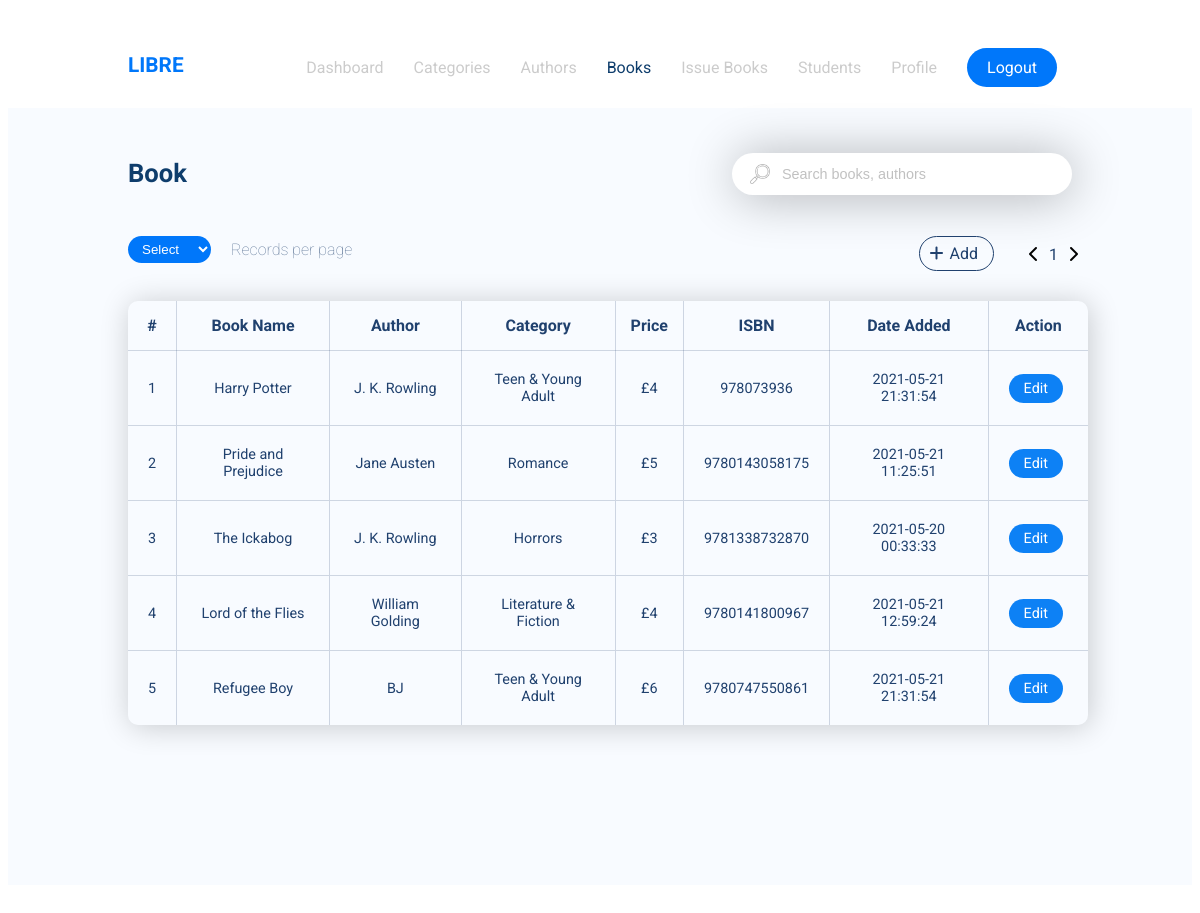
Page /book.php (signed in) on the committed database.
### tables this page shows
CREATE TABLE `Book` (
  `bookID` int(11) NOT NULL,
  `BookName` text NOT NULL,
  `authorID` int(11) NOT NULL,
  `categoryID` int(11) NOT NULL,
  `BookPrice` int(11) NOT NULL,
  `BookISBN` bigint(13) NOT NULL,
  `Reg Date` timestamp NOT NULL DEFAULT current_timestamp()
);

CREATE TABLE `Author` (
  `id` int(11) NOT NULL,
  `AuthorName` text NOT NULL,
  `Reg Date` timestamp NOT NULL DEFAULT current_timestamp() ON UPDATE current_timestamp()
);

CREATE TABLE `Category` (
  `id` int(11) NOT NULL,
  `CategoryName` text NOT NULL,
  `Status` int(11) NOT NULL DEFAULT 1,
  `Reg Date` timestamp NOT NULL DEFAULT current_timestamp()
);

### book.php (the view, shortened to what this page needs)
<?php
include("add.php");
include("edit.php");
if(!isset($_GET['option'])) $option = 10;
else $option = $_GET['option'];
$resultPerPage = $option;
$query = "SELECT * FROM Book";
$result = mysqli_query($conn, $query);
$numberOfResults = mysqli_num_rows($result);
$numberOfPages = ceil($numberOfResults/$resultPerPage);
if(!isset($_GET['page'])) $page = 1;
else $page = $_GET['page'];
$this_page_first_result = ($page-1)*$resultPerPage;
$query = "SELECT *
          FROM Book b
          JOIN Author a
            ON b.authorID = a.id
          JOIN Category c
            ON b.categoryID = c.id
          LIMIT ".$this_page_first_result.','.$resultPerPage;
$result = mysqli_query($conn, $query);
$rows = $this_page_first_result;
?>
<!DOCTYPE html>
<html lang="en">
<head>
    <link rel="stylesheet" href="style.css" type="text/css" />
    <link rel="stylesheet" href="https://cdnjs.cloudflare.com/ajax/libs/font-awesome/4.7.0/css/font-awesome.min.css">
</head>
<body>
<div id="Menu">
    <p id="name">LIBRE</p>
    <ul>
        <li class="floatLeft"><a href="dashboard.php">Dashboard</a></li>
        <li class="floatLeft"><a href="category.php?page=1">Categories</a></li>
        <li class="floatLeft"><a href="author.php?page=1">Authors</a></li>
        <li class="floatLeft selected"><a href="book.php?page=1">Books</a></li>
        <li class="floatLeft"><a href="">Issue Books</a></li>
        <li class="floatLeft"><a href="student.php?page=1">Students</a></li>
        <li class="floatLeft"><a href="">Profile</a></li>
        <li class="floatLeft" id="button"><a href="index.php?logout=1">Logout</a></li>
    </ul>
</div>
<div class="page">
    <div id="pageTitle">Book</div>
    <div id="searchPlace">
        <form>
            <div id="searchIcon"></div>
            <input id="search" type="text" name="search" placeholder="Search books, authors">
        </form>
    </div>
    <form class="rowNums">
        <select id="records" class="options" name="rows">
            <option value="0">Select</option>
        </select>
    </form>
    <p id="recordsPerPage">Records per page</p>
    <div class="pageNum">
        <div class="floatLeft popupBtnn">
            <i class="fas fa-plus float-left plusIcon"></i>
            <p class="float-left addBtn">Add</p>
        </div>
        <i class="fas fa-chevron-left float-left leftrightIcon"></i>
        <?
        for($page = 1; $page <= $numberOfPages; $page++){
            echo "<p class='numPage'><a href='book.php?page=".$page."'>".$page."</a></p>";
        }
        ?>
        <i class="fas fa-chevron-right float-left leftrightIcon"></i>
    </div>
    <div id="tbl" style="overflow-x:auto;">
        <table id="category">
            <tr>
                <th>#</th>
                <th>Book Name</th>
                <th>Author</th>
                <th>Category</th>
                <th>Price</th>
                <th>ISBN</th>
                <th>Date Added</th>
                <th>Action</th>
            </tr>
            <?php
            while($row = mysqli_fetch_array($result)){
                echo "<td>".++$rows."</td>";
                echo "<td>".$row['BookName']."</td>";
                echo "<td>".$row['AuthorName']."</td>";
                echo "<td>".$row['CategoryName']."</td>";
                echo "<td>£".$row['BookPrice']."</td>";
                echo "<td>".$row['BookISBN']."</td>";
                echo "<td>".$row['Reg Date']."</td>";
                echo "<td><a id='".$row['bookID']."' class='edit BookPage'>Edit</a></td>";
            }
            ?>
        </table>
    </div>
</div>
</body>
</html>

### style.css (style rules this page uses)
body { font-family: 'Roboto', sans-serif; }
#Menu { overflow: auto; }
#name { margin-top: 45px; color: #0077FA; font-weight: bold; margin-left: 10vw; float: left; font-size: 130%; }
ul { list-style-type: none; padding: 0px; float: right; margin-right: 10vw; margin-top: 35px; }
.floatLeft { float: left; margin: 15px 15px; font-size: 100%; }
#button a { color: white; background-color: #0077FA; opacity: 1 !important; padding: 10px 20px; border-radius: 100px; transition: all 500ms; }
.selected a { color: #0e3d6c !important; opacity: 1 !important; }
li a { text-decoration: none; color: pink; opacity: 0.2 !important; font-weight: 400; }
li a:last-child { text-decoration: none; color: black; }
.page { padding-bottom: 100px; background-color: #F8FBFF; }
#pageTitle { margin-left: 10vw; margin-top: 50px; color: #0e3d6c; float: left; font-weight: bolder; font-size: 160%; margin-bottom: 4vw; }
#search { width: 250px; border: none; border-radius: 100px; font-size: 90%; box-shadow: 2px 2px 50px rgba(0, 0, 0, 0.3); outline: none; padding: 13px 40px 13px 50px; }
#searchPlace { margin-top: 45px; margin-right: 10vw; float: right;; }
#searchIcon { position: relative; top: 11px; left: 38px; float: left;; width: 20px; height: 20px; background-image: url(img/loupe.png); background-repeat: no-repeat; background-size: 20px 20px; opacity: 0.3; }
.rowNums { float: left; margin-left: 10vw !important; margin-bottom: 20px; }
#records { padding: 5px 15px 5px 10px; border-radius: 1000px; background-color: #0077FA; color: white;; border: none; outline: none; }
#recordsPerPage { float: left;; margin-left: 20px; position: relative; bottom: 12px; color: #20416E; font-weight: lighter; opacity: 0.7; }
.leftrightIcon { position: relative; top: 10px; }
.numPage { float: left;; margin: 0px; position: relative;; top: 9px; padding: 0 10px; }
.numPage a { text-decoration: none; color: #20416E; }
.addBtn { padding: 0px; margin: 0px; border: 1px solid #20416E; padding: 7px 15px 7px 30px; border-radius: 1000px; margin-right: 20px; color: #20416E; }
.popupBtnn { position: relative; bottom: 15px; cursor: pointer; }
.plusIcon { color: #20416E; position: relative; left: 25px; top: 9px; }
.pageNum { float: right; margin-right: 9.5vw; }
.float-left { float: left;; }
#tbl { padding: 30px 0px; width: 100vw; position: relative; bottom: 30px; }
#category { width: 80vw; border-collapse: collapse; box-shadow: 2px 2px 30px rgba(0,0,0,0.2) ; border-radius: 10px; margin: 0px auto; }
#category th { padding: 15px; color: #20416E; text-align: center; font-weight: bold; border-left: 1px solid rgba(36, 65, 110, 0.2); border-right: 1px solid rgba(36, 65, 110, 0.2); border-bottom: 1px solid rgba(36, 65, 110, 0.2); }
#category th:first-child { border-left: none; }
#category th:last-child { border-right: none; }
#category td { font-size: 90%; color: #20416E; padding: 20px; text-align: center; border-right: 1px solid rgba(36, 65, 110, 0.2); }
#category td:last-child { border-right: none; }
#category tr { border-bottom: 1px solid rgba(36, 65, 110, 0.2); }
.edit { text-decoration: none; cursor: pointer; padding: 6px 15px; color: white; background-color: #0D81F5; border-radius: 100px; margin-right: 5px; }

### rows in the picture
book: BookName "Harry Potter", authorID.AuthorName "J. K. Rowling", categoryID.CategoryName "Teen & Young Adult", BookPrice "4", BookISBN "978073936", categoryID "2021-05-21 21:31:54"
book: BookName "Pride and Prejudice", authorID.AuthorName "Jane Austen", categoryID.CategoryName "Romance", BookPrice "5", BookISBN "9780143058175", categoryID "2021-05-21 11:25:51"
book: BookName "The Ickabog", authorID.AuthorName "J. K. Rowling", categoryID.CategoryName "Horrors", BookPrice "3", BookISBN "9781338732870", categoryID "2021-05-20 00:33:33"
book: BookName "Lord of the Flies", authorID.AuthorName "William Golding", categoryID.CategoryName "Literature & Fiction", BookPrice "4", BookISBN "9780141800967", categoryID "2021-05-21 12:59:24"
book: BookName "Refugee Boy", authorID.AuthorName "BJ", categoryID.CategoryName "Teen & Young Adult", BookPrice "6", BookISBN "9780747550861", categoryID "2021-05-21 21:31:54"
